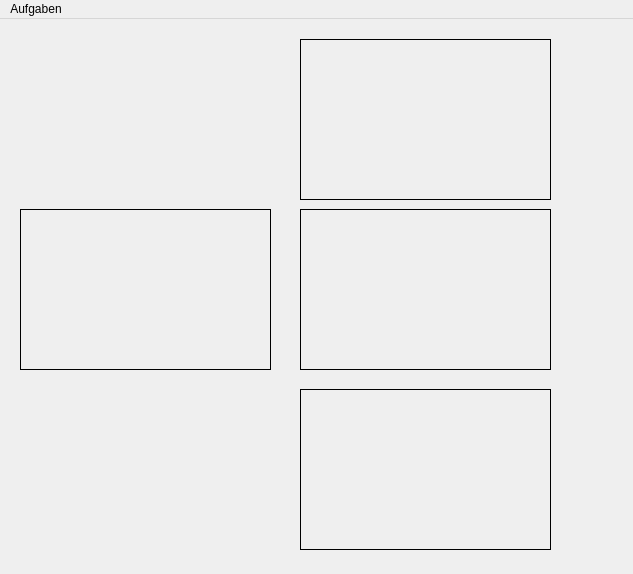
<?xml version="1.0" encoding="UTF-8"?>
<ui version="4.0">
 <class>MainWindow</class>
 <widget class="QMainWindow" name="MainWindow">
  <property name="geometry">
   <rect>
    <x>0</x>
    <y>0</y>
    <width>633</width>
    <height>574</height>
   </rect>
  </property>
  <property name="windowTitle">
   <string>Aufgabe2</string>
  </property>
  <widget class="QWidget" name="centralWidget">
   <widget class="QLabel" name="sourceImage">
    <property name="geometry">
     <rect>
      <x>20</x>
      <y>190</y>
      <width>251</width>
      <height>161</height>
     </rect>
    </property>
    <property name="sizePolicy">
     <sizepolicy hsizetype="Maximum" vsizetype="Maximum">
      <horstretch>0</horstretch>
      <verstretch>0</verstretch>
     </sizepolicy>
    </property>
    <property name="frameShape">
     <enum>QFrame::Box</enum>
    </property>
    <property name="text">
     <string/>
    </property>
    <property name="scaledContents">
     <bool>true</bool>
    </property>
    <property name="alignment">
     <set>Qt::AlignCenter</set>
    </property>
   </widget>
   <widget class="QLabel" name="redImage">
    <property name="geometry">
     <rect>
      <x>300</x>
      <y>20</y>
      <width>251</width>
      <height>161</height>
     </rect>
    </property>
    <property name="sizePolicy">
     <sizepolicy hsizetype="Maximum" vsizetype="Maximum">
      <horstretch>0</horstretch>
      <verstretch>0</verstretch>
     </sizepolicy>
    </property>
    <property name="frameShape">
     <enum>QFrame::Box</enum>
    </property>
    <property name="text">
     <string/>
    </property>
    <property name="scaledContents">
     <bool>true</bool>
    </property>
   </widget>
   <widget class="QLabel" name="greenImage">
    <property name="geometry">
     <rect>
      <x>300</x>
      <y>190</y>
      <width>251</width>
      <height>161</height>
     </rect>
    </property>
    <property name="sizePolicy">
     <sizepolicy hsizetype="Maximum" vsizetype="Maximum">
      <horstretch>0</horstretch>
      <verstretch>0</verstretch>
     </sizepolicy>
    </property>
    <property name="frameShape">
     <enum>QFrame::Box</enum>
    </property>
    <property name="text">
     <string/>
    </property>
    <property name="scaledContents">
     <bool>true</bool>
    </property>
   </widget>
   <widget class="QLabel" name="blueImage">
    <property name="geometry">
     <rect>
      <x>300</x>
      <y>370</y>
      <width>251</width>
      <height>161</height>
     </rect>
    </property>
    <property name="sizePolicy">
     <sizepolicy hsizetype="Maximum" vsizetype="Maximum">
      <horstretch>0</horstretch>
      <verstretch>0</verstretch>
     </sizepolicy>
    </property>
    <property name="frameShape">
     <enum>QFrame::Box</enum>
    </property>
    <property name="text">
     <string/>
    </property>
    <property name="scaledContents">
     <bool>true</bool>
    </property>
   </widget>
  </widget>
  <widget class="QMenuBar" name="menuBar">
   <property name="geometry">
    <rect>
     <x>0</x>
     <y>0</y>
     <width>633</width>
     <height>18</height>
    </rect>
   </property>
   <widget class="QMenu" name="menuAufgaben">
    <property name="title">
     <string>Aufgaben</string>
    </property>
    <addaction name="action_ffnen"/>
   </widget>
   <addaction name="menuAufgaben"/>
  </widget>
  <action name="action_ffnen">
   <property name="text">
    <string>Öffnen ...</string>
   </property>
  </action>
 </widget>
 <layoutdefault spacing="6" margin="11"/>
 <resources/>
 <connections/>
</ui>
